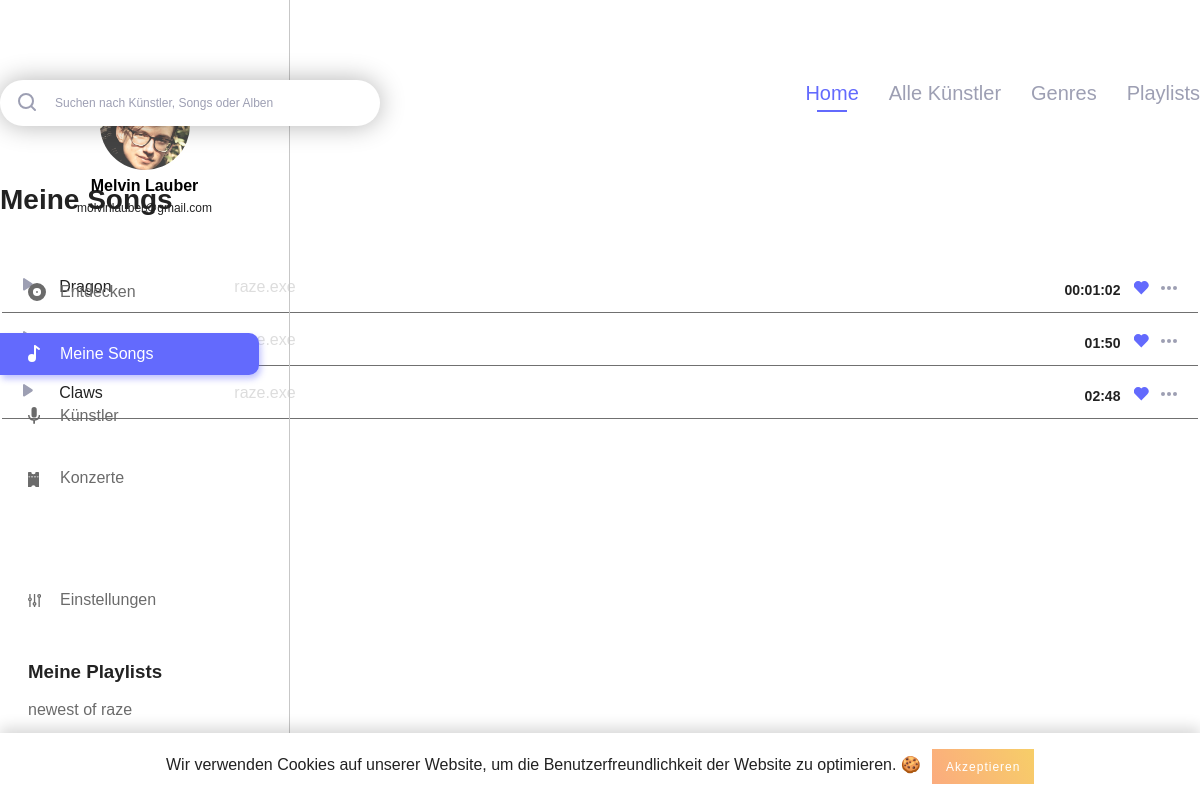
/my_songs.php (signed in), run on the app's committed database.
### tables this page shows
CREATE TABLE IF NOT EXISTS `users` (
  `id` int(11) NOT NULL AUTO_INCREMENT,
  `username` varchar(255) NOT NULL,
  `email` varchar(255) NOT NULL,
  `firstname` varchar(255) NOT NULL,
  `lastname` varchar(255) NOT NULL,
  `password_hash` varchar(255) NOT NULL,
  `password_token` varchar(255) NOT NULL,
  `is_artist` int(1) NOT NULL,
  `has_darkmode` tinyint(1) NOT NULL,
  PRIMARY KEY (`id`),
  UNIQUE KEY `username` (`username`),
  UNIQUE KEY `email` (`email`)
);

CREATE TABLE IF NOT EXISTS `playlist` (
  `playlist_id` int(11) NOT NULL AUTO_INCREMENT,
  `playlist_name` varchar(255) NOT NULL,
  `user_id` int(11) NOT NULL,
  `playlist_description` text NOT NULL,
  PRIMARY KEY (`playlist_id`),
  KEY `playlist_fk0` (`user_id`)
);

CREATE TABLE IF NOT EXISTS `saved_songs` (
  `user_id_link` int(11) NOT NULL,
  `song_id` int(11) NOT NULL,
  KEY `saved_songs_fk0` (`user_id_link`),
  KEY `saved_songs_fk1` (`song_id`)
);

CREATE TABLE IF NOT EXISTS `song` (
  `song_id` int(11) NOT NULL AUTO_INCREMENT,
  `artist_id_link` int(11) NOT NULL,
  `song_name` varchar(255) NOT NULL,
  `album_id_link` int(11) NOT NULL,
  `length` varchar(255) NOT NULL,
  `genre_id` int(11) NOT NULL,
  PRIMARY KEY (`song_id`),
  KEY `song_fk0` (`artist_id_link`),
  KEY `song_fk1` (`album_id_link`),
  KEY `song_fk2` (`genre_id`)
);

CREATE TABLE IF NOT EXISTS `artist` (
  `artist_id` int(11) NOT NULL AUTO_INCREMENT,
  `user_id` int(11) NOT NULL,
  `artist_firstname` varchar(255) NOT NULL,
  `artist_lastname` varchar(255) NOT NULL,
  `biography` text NOT NULL,
  PRIMARY KEY (`artist_id`),
  KEY `artist_fk0` (`user_id`)
);

### includes/start.php (called while the page is built, shortened)
<?php
include 'db.php';
if (isset($_SESSION['user']['id']) && !empty($_SESSION['user']['id'])) {
	$statement = $pdo->prepare("SELECT * FROM `users` WHERE `id` = :id");
	$result = $statement->execute(array('id' => $_SESSION['user']['id']));
}
if (isset($_SESSION['user']['has_darkmode']) && $_SESSION['user']['has_darkmode'] == 1) {
	$body_class = 'dark';
}
else {
	$body_class = '';
}
?>

### my_songs.php (the view, shortened to what this page needs)
<?php
include 'includes/start.php';
$saved_song_query = "SELECT saved_songs.user_id_link, songs.*, artists.artist_firstname, artists.artist_lastname FROM `saved_songs` saved_songs
					INNER JOIN `song` songs ON songs.song_id = saved_songs.song_id
					LEFT JOIN `artist` artists ON artists.artist_id = songs.artist_id_link
					WHERE `user_id_link` = ".$_SESSION['user']['id'];
?>
<!DOCTYPE html>
<html lang="de">
	<head>
		<?php include 'includes/meta_data.php'; ?>
	</head>
	<body class="<?php echo $body_class; ?>">
		<?php include 'includes/navigation_left.php'; ?>
		<?php include 'includes/cookie_banner.php'; ?>
		<div class="main_content_wrapper">
			<div class="main_content_inner">
				<?php include 'includes/search_navi.php'; ?>
				<h3 class="short_title"><?php echo MY_SONGS; ?></h3>
				<table class="saved_songs_list">
					<tbody>
						<?php foreach ($pdo->query($saved_song_query) as $saved_songs_data) {
							$statement_song = $pdo->prepare("SELECT `song_id` FROM `saved_songs` WHERE `song_id` = :song_id");
							$statement_song->bindParam(':song_id', $saved_songs_data['song_id']);
							$statement_song->execute();
							if ($statement_song->rowCount() > 0) {
								$like_class = 'liked';
							}
							else {
								$like_class = '';
							}
							?>
							<tr>
								<td class="play"><span class="play_song_wrapper play_song_class" data-song=<?php echo $saved_songs_data['song_id']; ?> data-song_name="<?php echo $saved_songs_data['song_name'];?>" data-artist_name="<?php echo $saved_songs_data['artist_firstname'].' '.$saved_songs_data['artist_lastname']; ?>">
								 </span></td>
								<td class="song_name"><?php echo $saved_songs_data['song_name']; ?></td>
								<td class="artist_name"><a href="artist_detail.php?artist_id=<?php echo 1; ?>"><?php echo $saved_songs_data['artist_firstname'].' '.$saved_songs_data['artist_lastname']; ?></a></td>
								<td class="actions"><span class="like_wrapper like_song like <?php echo $like_class; ?>" data-song=<?php echo $saved_songs_data['song_id']; ?>></span></td>
								<td class="length"><?php echo $saved_songs_data['length']; ?></td>
							</tr>
						<?php } ?>
					</tbody>
				</table>
			</div>
		</div>
	</body>
</html>

### includes/meta_data.php (shortened to what this page needs)
<link rel="stylesheet" href="css/styles.css">

### includes/navigation_left.php (shortened to what this page needs)
<?php
if(isset($_SESSION['active'])) {
	$active_class = $_SESSION['active'];
}
$query = "SELECT * FROM `users` WHERE `id` = ".$_SESSION['user']['id'];
$playlist_query = "SELECT * FROM `playlist` WHERE `user_id` = ".$_SESSION['user']['id'];
?>
<div class="navigation_left">
	<div class="navigation_wrapper">
		<div class="profile">
			<h3 class="profile_name">
				<?php foreach ($pdo->query($query) as $user_data) {
					echo $user_data['firstname'].' '.$user_data['lastname'];
				} ?>
			</h3>
			<p class="profile_mail">
				<?php foreach ($pdo->query($query) as $user_data) {
					echo $user_data['email'];
				} ?>
			</p>
		</div>
		<div class="main_navigation">
			<ul>
				<li class="navigation_element <?php if($active_class === 'discover') { echo 'active'; } ?>"><a href="index.php"><img class="svg" src="img/assets/discover.svg" alt="<?php echo DISCOVER; ?>"><?php echo DISCOVER; ?></a></li>
				<li class="navigation_element <?php if($active_class === 'my_songs') { echo 'active'; } ?>"><a href="my_songs.php"><img class="svg" src="img/assets/my_songs.svg" alt="<?php echo MY_SONGS; ?>"><?php echo MY_SONGS; ?></a></li>
				<li class="navigation_element <?php if($active_class === 'artists') { echo 'active'; } ?>"><a href="artists.php"><img class="svg" src="img/assets/artists.svg" alt="<?php echo ARTISTS; ?>"><?php echo ARTISTS; ?></a></li>
				<li class="navigation_element <?php if($active_class === 'events') { echo 'active'; } ?>"><a href="events.php"><img class="svg" src="img/assets/events.svg" alt="<?php echo EVENTS; ?>"><?php echo EVENTS; ?></a></li>
				<li class="navigation_element <?php if($active_class === 'settings') { echo 'active'; } ?>"><a href="settings.php"><img class="svg" src="img/assets/settings_nav.svg" alt="<?php echo SETTINGS; ?>"><?php echo SETTINGS; ?></a></li>
			</ul>
		</div>
		<div class="playlist_wrapper">
			<h3 class="playlist_title"><?php echo MY_PLAYLISTS; ?></h3>
			<ul>
				<?php foreach ($pdo->query($playlist_query) as $playlist_data) { ?>
					<li class="playlist_element"><a href="playlist_detail.php?playlist_id=<?php echo $playlist_data['playlist_id']; ?>"><?php echo $playlist_data['playlist_name']; ?></a></li>
				<?php } ?>
			</ul>
		</div>
	</div>
</div>

### includes/cookie_banner.php (shortened to what this page needs)
<div id="js-cookie-box" class="cookie-box cookie-box--hide">
Wir verwenden Cookies auf unserer Website, um die Benutzerfreundlichkeit der Website zu optimieren. 🍪 <span id="js-cookie-button" class="cookie-button">Akzeptieren</span>
</div>

### includes/search_navi.php (shortened to what this page needs)
<?php
if(isset($_SESSION['active_meta_nav'])) {
	$active_class_meta = $_SESSION['active_meta_nav'];
}
?>
<div id="search_navigation_wrap">
	<div class="search">
		<form class="search_form" action="search.php" method="post">
			<input class="search_field" type="text" name="search" placeholder="Suchen nach Künstler, Songs oder Alben">
		</form>
	</div>
	<div id="navigation">
		<ul>
			<li class="main_navigation_element <?php if($active_class_meta === 'discover') { echo 'active'; } ?>"><a href="index.php"><?php echo HOME; ?></a></li>
			<li class="main_navigation_element <?php if($active_class_meta === 'all_artists') { echo 'active'; } ?>"><a href="all_artists.php"><?php echo ALL_ARTISTS; ?></a></li>
			<li class="main_navigation_element <?php if($active_class_meta === 'genres') { echo 'active'; } ?>"><a href="genres.php"><?php echo GENRES; ?></a></li>
			<li class="main_navigation_element <?php if($active_class_meta === 'playlists') { echo 'active'; } ?>"><a href="playlists.php"><?php echo PLAYLISTS; ?></a></li>
		</ul>
	</div>
</div>

### css/_config.css (style rules this page uses)
:root { --primary-color: #636AFD; --primary-color_light: #e0e1ff; --text: #222; --navigation_left: #6B6B6B; --border: #C7C7C7; --light_text: #9D9FB3; --button: #ededed; --border-bottom: #707070; --background_dark_mode: #21252B; --dark_mode_border: #30353B; --dark_mode_input: #30353B; --dark_mode_light: #DDDDDD; --standard_shadow: 0 3px 27px rgba(0,0,0,0.39); --standard_radius: 13px; --standard_transition: all 0.3s ease; }

### css/_basic.css (style rules this page uses)
body { font-family: 'DM Sans', sans-serif; margin: 0; padding: 0; color: var(--text); -webkit-font-smoothing: antialiased; -moz-osx-font-smoothing: grayscale; }
h3 { margin: 0; padding: 0; }
h3.short_title { font-size: 28px; line-height: 37px; font-weight: 700; color: var(--text); margin-bottom: 40px; }
ul { padding: 0; margin: 0; }
.main_content_wrapper { padding-top: 80px; }
.main_content_inner { max-width: 1200px; margin: 0 auto; padding-bottom: 150px; box-sizing: border-box; }
.profile { text-align: center; }

### css/_content.css (style rules this page uses)
#search_navigation_wrap { margin-bottom: 55px; }
.search { float: left; position: relative; width: 380px; }
#navigation { float: right; }
#navigation ul li.main_navigation_element { float: left; font-size: 20px; line-height: 26px; color: var(--light_text); margin-left: 30px; list-style-type: none; }
#navigation ul li.main_navigation_element:hover, #navigation ul li.main_navigation_element.active { color: var(--primary-color); position: relative; }
#navigation ul li.main_navigation_element:hover:after, #navigation ul li.main_navigation_element.active:after { content: ''; position: absolute; bottom: -6px; left: 50%; transform: translateX(-50%); width: 30px; height: 2px; background: var(--primary-color); }
#navigation ul li.main_navigation_element a { text-decoration: none; color: inherit; }
#navigation ul li.main_navigation_element:first-child { margin-left: 0; }
#search_navigation_wrap .search { position: relative; z-index: 1; }
#search_navigation_wrap .search .search_form .search_field { font-size: 12px; line-height: 16px; color: var(--light_text); width: 100%; padding: 15px 20px; padding-left: 55px; border: none; -webkit-border-radius: 23px; -moz-border-radius: 23px; -o-border-radius: 23px; border-radius: 23px; box-shadow: 0 0 26px rgba(0,0,0,0.3); box-sizing: border-box; }
#search_navigation_wrap .search .search_form input.search_field::placeholder { font-size: 12px; line-height: 16px; color: var(--light_text); }
.cookie-box { position: fixed; left: 0; right: 0; bottom: 0; z-index: 9999; text-align: center; padding: 1rem 2rem; background: #fff; transition: all 0.75s cubic-bezier(0.19, 1, 0.22, 1); box-shadow: 0 -5px 14px rgba(0,0,0,0.16); }
.cookie-button { display: inline-block; cursor: pointer; padding: 0.65rem 0.85rem; margin-left: 0.45rem; color: #fff; font-size: 0.75rem; letter-spacing: 1px; background-image: linear-gradient(62deg, #fbab7E 0%, #f7ce68 100%); }

### css/_login.css (style rules this page uses)
input[type="text"], input[type="password"], input[type="number"], textarea { font-size: 12px; line-height: 16px; color: var(--light_text); width: 100%; padding: 15px 20px; border: none; -webkit-border-radius: 23px; -moz-border-radius: 23px; -o-border-radius: 23px; border-radius: 23px; box-shadow: 0 0 26px rgba(0,0,0,0.3); box-sizing: border-box; }

### css/_songs.css (style rules this page uses)
.saved_songs_list { width: 100%; }
.saved_songs_list tr { display: inline-block; width: 100%; padding: 14.5px 20px; box-sizing: border-box; border-bottom: 1px solid var(--border-bottom); }
.saved_songs_list tr td { display: inline-block; }
.saved_songs_list tr td.play { margin-right: 20px; }
.saved_songs_list tr td.song_name, .saved_songs_list tr td.artist_name a, .saved_songs_list tr td.artist_name a:hover { font-size: 16px; line-height: 21px; font-weight: 400; color: var(--text); margin-right: 30px; width: 12%; text-decoration: none; }
.saved_songs_list tr td.artist_name a { color: var(--light_text); }
.saved_songs_list tr td.actions, .saved_songs_list tr td.length { float: right; }
.saved_songs_list tr td.length { position: relative; top: 5px; font-size: 14px; line-height: 18px; font-weight: 700; color: var(--text); margin-right: 12px; }
.saved_songs_list tr td.actions .like { margin-right: 12px; position: relative; top: 5px; }

### css/_dark.css (style rules this page uses)
body.dark .saved_songs_list tr td.song_name, .saved_songs_list tr td.artist_name a, .saved_songs_list tr td.artist_name a:hover { color: var(--dark_mode_light); }

### data on the page
users: firstname "Melvin", lastname "Lauber", email "molvinlauber@gmail.com"
playlist: playlist_name "newest of raze"
saved_songs: song_id.song_name "Dragon", artist.artist_firstname "raze.exe", song_id.length "00:01:02"
saved_songs: artist.artist_firstname "raze.exe", song_id.length "01:50"
saved_songs: song_id.song_name "Claws", artist.artist_firstname "raze.exe", song_id.length "02:48"

### other printed values
DISCOVER "Entdecken"
MY_SONGS "Meine Songs"
ARTISTS "Künstler"
EVENTS "Konzerte"
SETTINGS "Einstellungen"
MY_PLAYLISTS "Meine Playlists"
HOME "Home"
ALL_ARTISTS "Alle Künstler"
GENRES "Genres"
PLAYLISTS "Playlists"
